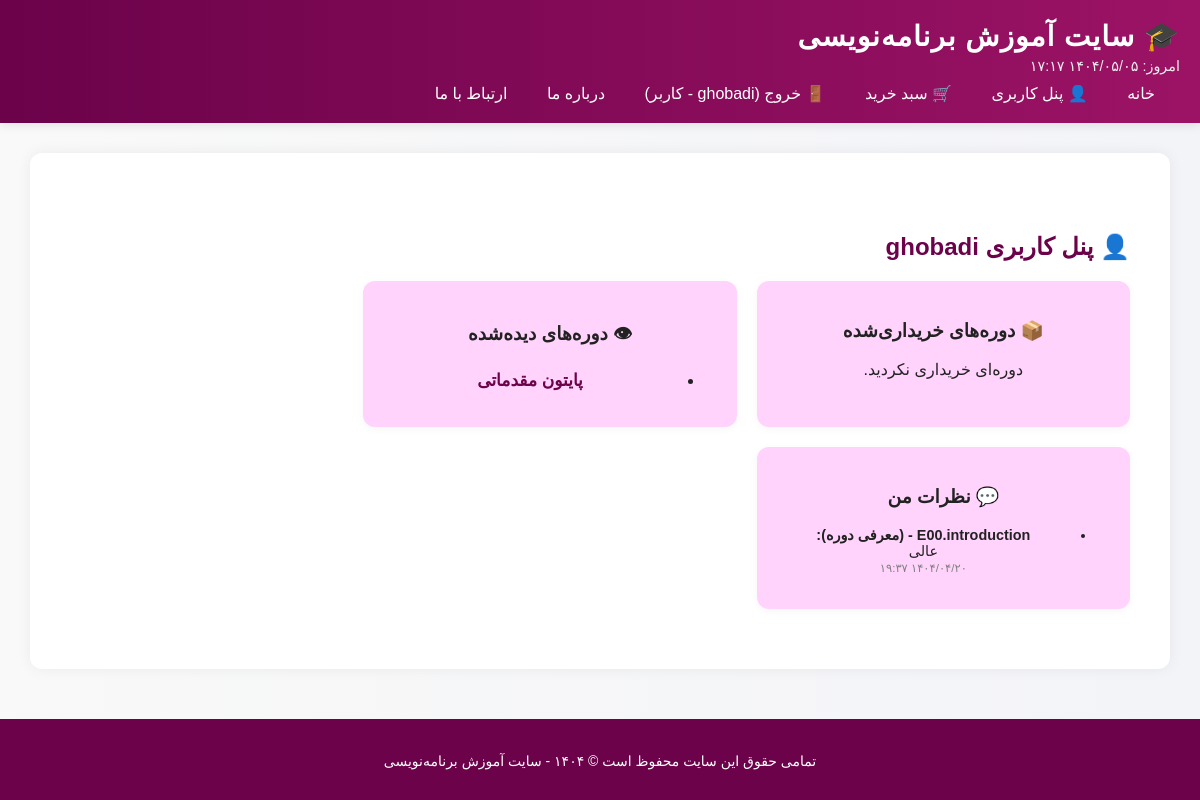
The page /user/dashboard.php (signed in) on the database its author committed.
### tables this page shows
CREATE TABLE `courses` (
  `id` int(11) NOT NULL,
  `title` varchar(255) NOT NULL,
  `description` text DEFAULT NULL,
  `category_id` int(11) DEFAULT NULL,
  `level` enum('beginner','intermediate','advanced') DEFAULT NULL,
  `thumbnail` varchar(255) DEFAULT NULL,
  `created_by` int(11) DEFAULT NULL,
  `created_at` timestamp NOT NULL DEFAULT current_timestamp()
);

CREATE TABLE `comments` (
  `id` int(11) NOT NULL,
  `video_id` int(11) DEFAULT NULL,
  `user_id` int(11) DEFAULT NULL,
  `comment` text NOT NULL,
  `created_at` timestamp NOT NULL DEFAULT current_timestamp()
);

CREATE TABLE `videos` (
  `id` int(11) NOT NULL,
  `course_id` int(11) DEFAULT NULL,
  `title` varchar(255) NOT NULL,
  `description` text DEFAULT NULL,
  `filepath` varchar(255) NOT NULL,
  `duration` int(11) DEFAULT NULL,
  `created_at` timestamp NOT NULL DEFAULT current_timestamp()
);

### includes/locale.php (called while the page is built, shortened)
<?php
function gregorian_to_jalali($gy, $gm, $gd) {
    $g_d_m = [0, 31, 59, 90, 120, 151, 181, 212, 243, 273, 304, 334];
    $jy = ($gy <= 1600) ? 0 : 979;
    $gy -= ($gy <= 1600) ? 621 : 1600;
    $gy2 = ($gm > 2) ? ($gy + 1) : $gy;
    $days = (365 * $gy) + (int)(($gy2 + 3) / 4) - (int)(($gy2 + 99) / 100) + (int)(($gy2 + 399) / 400) - 80 + $gd + $g_d_m[$gm - 1];
    $jy += 33 * (int)($days / 12053);
    $days %= 12053;
    $jy += 4 * (int)($days / 1461);
    $days %= 1461;
    if ($days > 365) {
        $jy += (int)(($days - 1) / 365);
        $days = ($days - 1) % 365;
    }
    $jm = ($days < 186) ? 1 + (int)($days / 31) : 7 + (int)(($days - 186) / 30);
    $jd = 1 + (($days < 186) ? ($days % 31) : (($days - 186) % 30));
    return [$jy, $jm, $jd];
}
function convertGregorianToJalali($datetime) {
    $timestamp = strtotime($datetime);
    $gy = date('Y', $timestamp);
    $gm = date('m', $timestamp);
    $gd = date('d', $timestamp);
    $h = date('H', $timestamp);
    $i = date('i', $timestamp);
    list($jy, $jm, $jd) = gregorian_to_jalali($gy, $gm, $gd);
    return sprintf("%04d/%02d/%02d %02d:%02d", $jy, $jm, $jd, $h, $i);
}
function fa_number($input) {
    $en = ['0','1','2','3','4','5','6','7','8','9'];
    $fa = ['۰','۱','۲','۳','۴','۵','۶','۷','۸','۹'];
    return str_replace($en, $fa, $input);
}

### user/dashboard.php (the view, shortened to what this page needs)
<?php
require '../includes/db.php';
require '../includes/locale.php';
require '../includes/header.php';
$user_id = $_SESSION['user']['id'];
$purchased_courses = [];
$stmt = $pdo->prepare("
    SELECT DISTINCT c.id, c.title
    FROM video_views vv
    JOIN videos v ON vv.video_id = v.id
    JOIN courses c ON v.course_id = c.id
    WHERE vv.user_id = ?
");
$stmt->execute([$user_id]);
$watched_courses = $stmt->fetchAll();
$stmt = $pdo->prepare("
    SELECT c.comment, c.created_at, v.title AS video_title
    FROM comments c
    JOIN videos v ON c.video_id = v.id
    WHERE c.user_id = ?
    ORDER BY c.created_at DESC
");
$stmt->execute([$user_id]);
$comments = $stmt->fetchAll();
?>
<link rel="stylesheet" href="/Learn-web/assets/css/style.css">
<div class="dashboard">
    <h2>👤 پنل کاربری <?= htmlspecialchars($_SESSION['user']['username']) ?></h2>
    <div class="card-grid">
        <div class="card">
            <h3>📦 دوره‌های خریداری‌شده</h3>
            <?php if ($purchased_courses): ?>
                <ul>
                    <?php foreach ($purchased_courses as $course): ?>
                        <li>
                            <a href="/Learn-web/course.php?id=<?= $course['id'] ?>">
                                <?= htmlspecialchars($course['title']) ?>
                            </a>
                        </li>
                    <?php endforeach; ?>
                </ul>
            <?php else: ?>
                <p>دوره‌ای خریداری نکردید.</p>
            <?php endif; ?>
        </div>
        <div class="card">
            <h3>👁 دوره‌های دیده‌شده</h3>
            <?php if ($watched_courses): ?>
                <ul>
                    <?php foreach ($watched_courses as $course): ?>
                        <li>
                            <a href="/Learn-web/course.php?id=<?= $course['id'] ?>">
                                <?= htmlspecialchars($course['title']) ?>
                            </a>
                        </li>
                    <?php endforeach; ?>
                </ul>
            <?php else: ?>
                <p>تا حالا دوره‌ای تماشا نکردید.</p>
            <?php endif; ?>
        </div>
        <div class="card">
            <h3>💬 نظرات من</h3>
            <?php if ($comments): ?>
                <ul style="font-size: 0.9em;">
                    <?php foreach ($comments as $c): ?>
                        <li>
                            <strong><?= htmlspecialchars($c['video_title']) ?>:</strong><br>
                            <?= nl2br(htmlspecialchars($c['comment'])) ?><br>
                            <span style="color: gray; font-size: 0.8em;">
                                <?= fa_number(convertGregorianToJalali($c['created_at'])) ?>
                            </span>
                        </li>
                    <?php endforeach; ?>
                </ul>
            <?php else: ?>
                <p>هنوز نظری ثبت نکردید.</p>
            <?php endif; ?>
        </div>
    </div>
</div>
<?php require '../includes/footer.php'; ?>

### assets/css/style.css (style rules this page uses)
body { font-family: 'Vazirmatn', Tahoma, sans-serif; background: linear-gradient(to right, #f9f9f9, #f3f4f8); color: #222; margin: 0; padding: 0; direction: rtl; }
.dashboard { padding: 20px; }
.dashboard h2 { margin-bottom: 20px; color: #6B024A; font-size: 24px; }
.card-grid { display: flex; flex-wrap: wrap; gap: 20px; }
.card { background: #FFD3FC; border-radius: 12px; padding: 20px; width: calc(33.333% - 20px); box-shadow: 0 2px 8px rgba(0,0,0,0.04); text-align: center; transition: all 0.3s ease; }
.card a { text-decoration: none; color: #6B024A; font-weight: bold; font-size: 17px; }

### rows shown on the page
courses: title "پایتون مقدماتی"
comments: video.title "E00.introduction - (معرفی دوره)", comment "عالی", created_at "۱۴۰۴/۰۴/۲۰ ۱۹:۳۷"

### other values the page prints
translate_role($userRole) "کاربر"
$_SESSION['user']['username'] "ghobadi"
